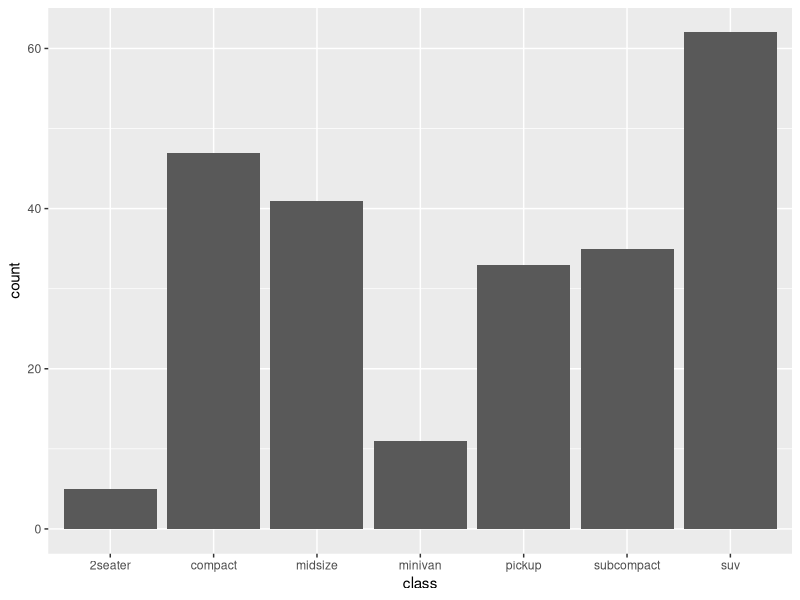
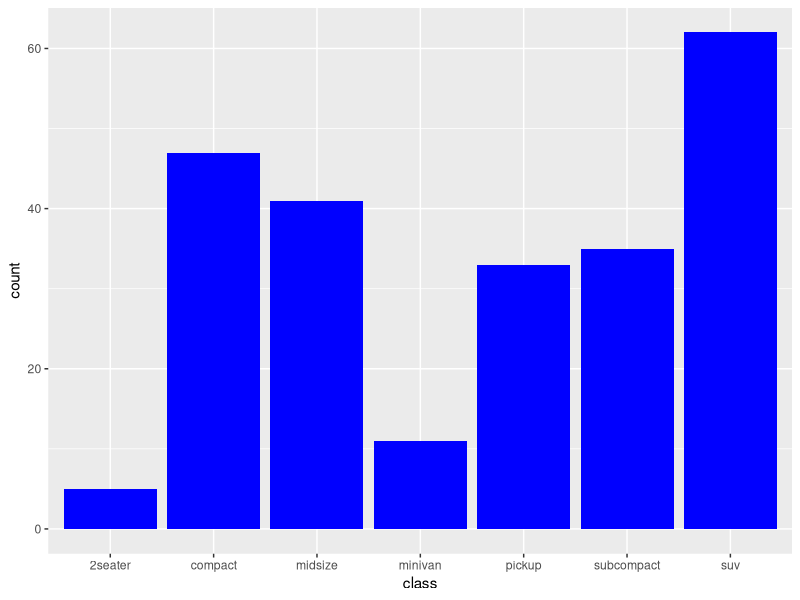
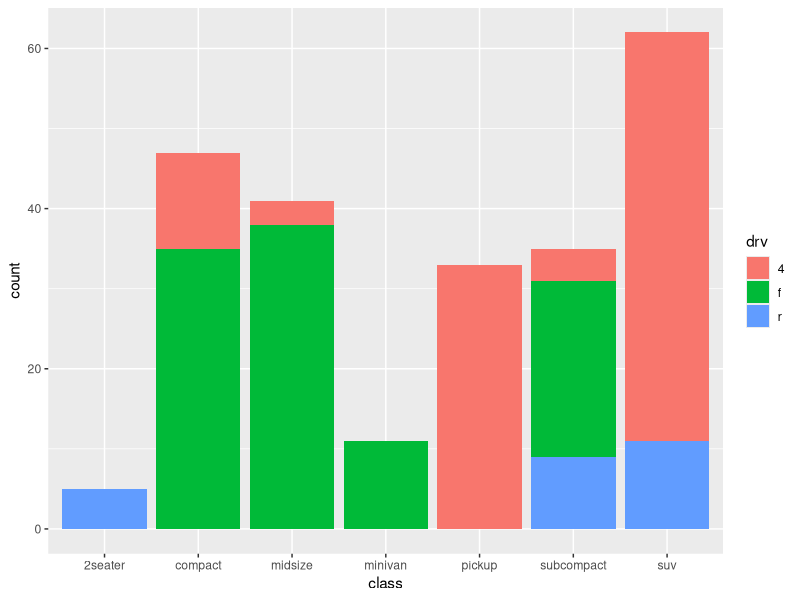
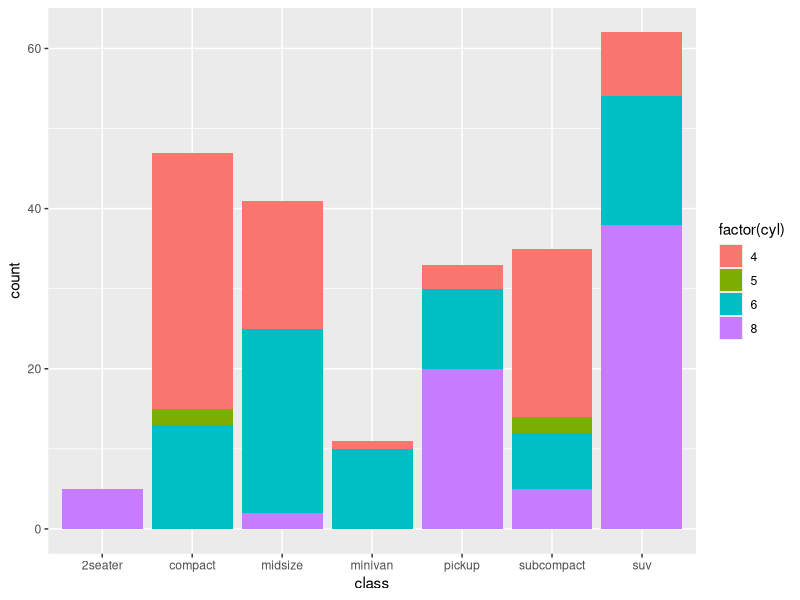
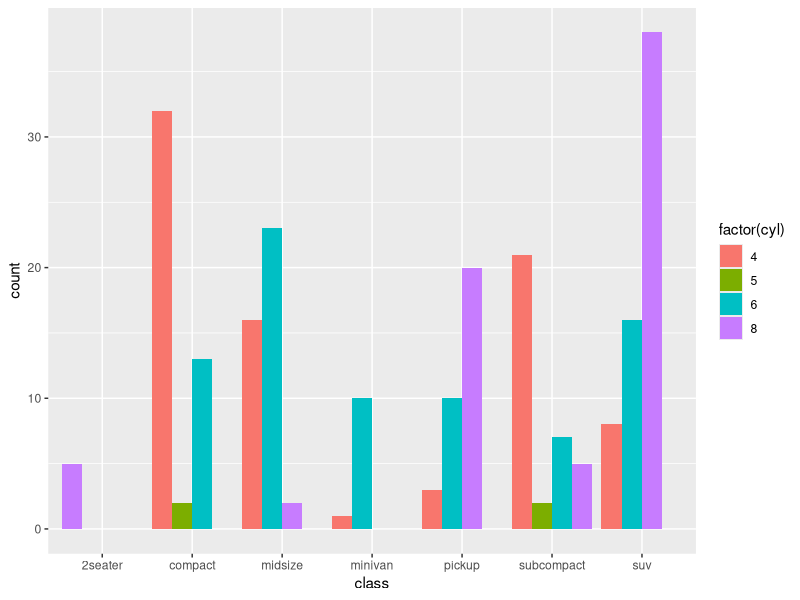
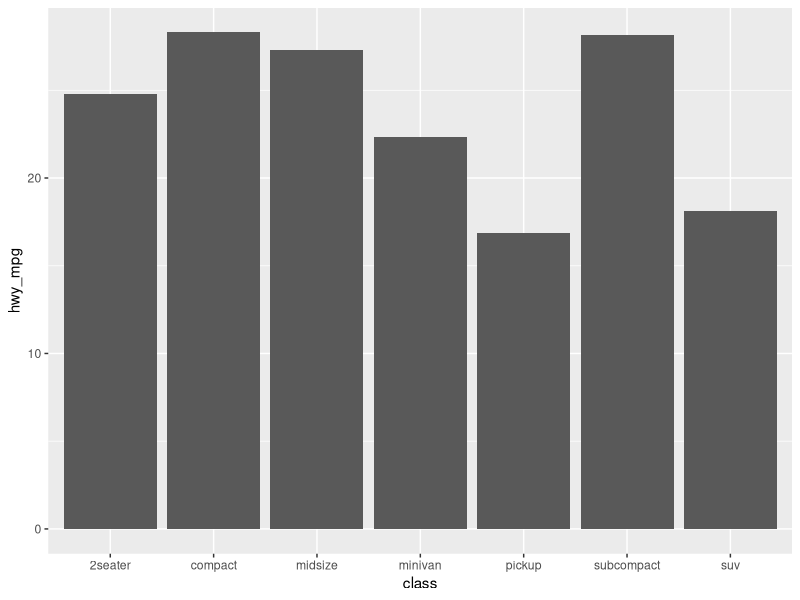
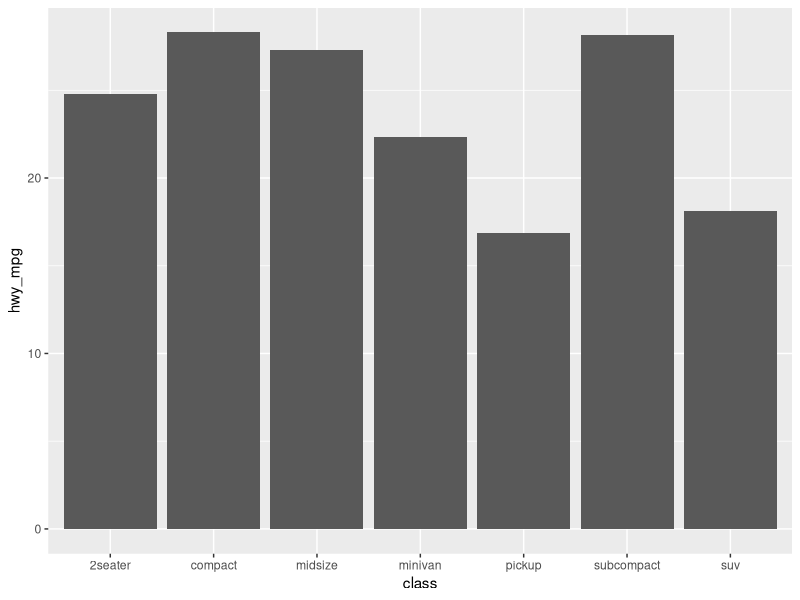
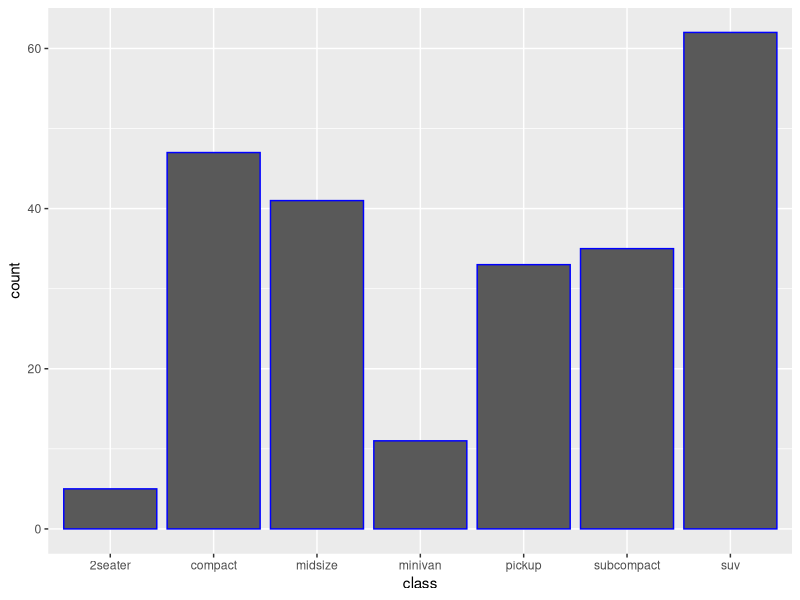

Write the R code that produced these figures, in order.
install.packages("ggplot2")
library(ggplot2)
#using mpg dataset that's built into ggplot. This dataset contains data on fuel economy for 38 popular car models.
head(mpg, n = 10)
str(mpg)

#The mpg dataset contains 11 columns:
  
#manufacturer: Car Manufacturer Name
#model: Car Model Name
#displ: Engine Displacement (liters)
#year: Year of Manufacture
#cyl: Number of Cylinders
#trans: Type of Transmission
#drv: f = front-wheel drive, r = rear-wheel drive, 4 = 4wd
#cty: City Miles per Gallon
#hwy: Highway Miles per Gallon
#fl: Fuel Type
#class: Type of Car

install.packages("tidyverse")
library(tidyverse)

ggplot(mpg) +
  geom_bar(aes(x = class))

#Changing bar color in a ggplot bar chart
# we added the modifier fill = 'blue' to to end of the line
ggplot(mpg) +
  geom_bar(aes(x = class), fill = 'blue')

#Mapping bar color to a variable in a ggplot bar chart
#We’re dividing the bar chart into segments based on the levels of the drv variable, 
#corresponding to the front-wheel, rear-wheel, and four-wheel drive cars.
#For a given class of car, our stacked bar chart makes it easy to see how many of those 
#cars fall into each of the 3 drv categories.

ggplot(mpg) +
  geom_bar(aes(x = class, fill = drv))

#For example
#Note we convert the cyl variable to a factor to fill properly
ggplot(mpg) + 
  geom_bar(aes(x = class, fill = factor(cyl)))
#even with four segments it starts to become difficult 
#to make comparisons between the different categories on the x-axis.

#Dodged Bar charts
ggplot(mpg) + 
  geom_bar(aes(x = class, fill = factor(cyl)), position = position_dodge(preserve = 'single'))

#scaling bar size to a variable
# Use dplyr to calculate the average hwy_mpg by class
#install.packages("magrittr") # package installations are only needed the first time you use it
#install.packages("dplyr")    # alternative installation of the %>%
library(magrittr) # needs to be run every time you start R and want to use %>%
library(dplyr)    # alternatively, this also loads %>%
#The pipe operator %>% was introduced to "decrease development time and to improve readability and 
#maintainability of code."

by_hwy_mpg <- mpg %>% group_by(class) %>% summarise(hwy_mpg = mean(hwy))

ggplot(by_hwy_mpg) + 
  geom_bar(aes(x = class, y = hwy_mpg), stat = 'identity')

#Instead of using geom_bar with stat = 'identity', 
#you can simply use the geom_col function to get the same result. Let’s see:
# Use dplyr to calculate the average hwy_mpg by class
by_hwy_mpg <- mpg %>% group_by(class) %>% summarise(hwy_mpg = mean(hwy))

ggplot(by_hwy_mpg) + 
  geom_col(aes(x = class, y = hwy_mpg))

#using color for outline
ggplot(mpg) +
  geom_bar(aes(x = class), color = 'blue')

